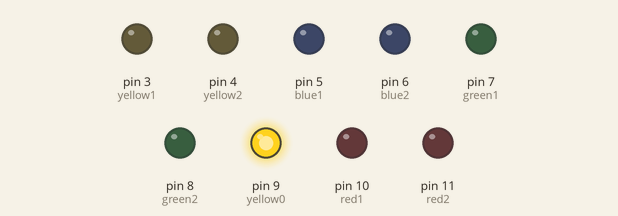
This sketch was run on a simulated Arduino Uno, built with avr-gcc and run on an emulated ATmega328P. Shown: output pins drawn as LEDs (lit = HIGH).

Above: at 0.1 s.
At 0.3 s:
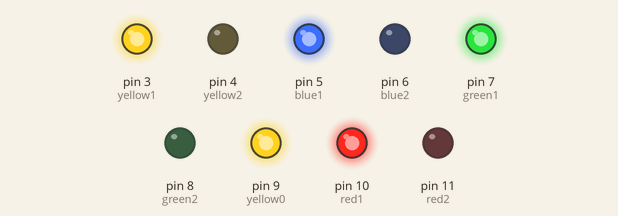
At 0.6 s:
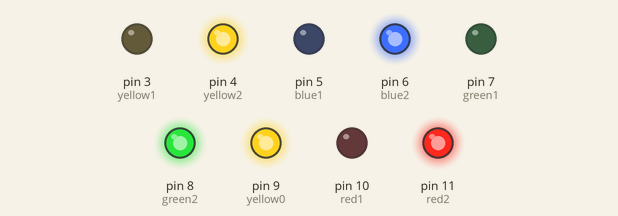
At 1.0 s:
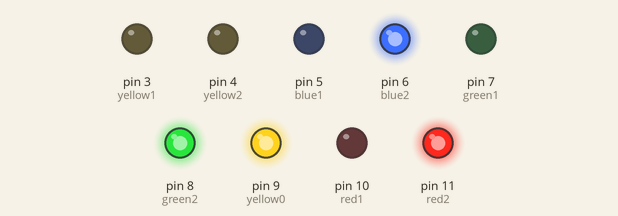
At 1.4 s:
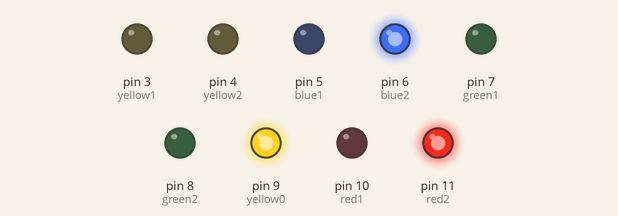
At 1.8 s:
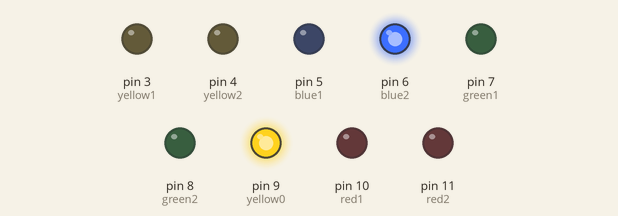
Timing chart, 0 to 3.0 s (numbered marks = the images above):
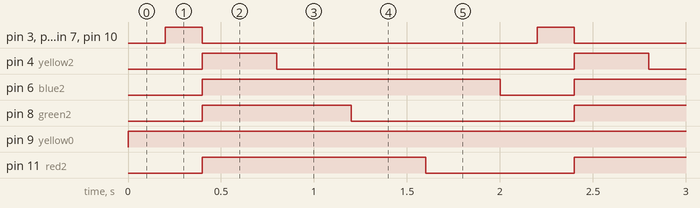

Measured:
- by itself, pin 3 (yellow1), pin 5 (blue1), pin 7 (green1), pin 10 (red1): alternates HIGH for 0.20 s and LOW for 1.8 s
- by itself, pin 4 (yellow2): alternates HIGH for 0.40 s and LOW for 1.6 s
- by itself, pin 6 (blue2): alternates HIGH for 1.6 s and LOW for 0.40 s
- by itself, pin 8 (green2): alternates HIGH for 0.80 s and LOW for 1.2 s
- by itself, pin 9 (yellow0): LOW → HIGH at 0.00 s
- by itself, pin 11 (red2): alternates HIGH for 1.2 s and LOW for 0.80 s

The sketch:

testCross.ino
```cpp
#define yellow1 3
#define yellow2 4
#define yellow0 9
#define blue1 5
#define blue2 6
#define red1 10
#define red2 11
#define green1 7
#define green2 8

void setup(){
  pinMode(yellow0, OUTPUT);
  pinMode(yellow1, OUTPUT);
  pinMode(yellow2, OUTPUT);
  pinMode(blue1, OUTPUT);
  pinMode(blue2, OUTPUT);
  pinMode(red1, OUTPUT);
  pinMode(red2, OUTPUT);
  pinMode(green1, OUTPUT);
  pinMode(green2, OUTPUT);
}

void loop(){
  digitalWrite(yellow0, HIGH);
  delay(200);

  digitalWrite(yellow1, HIGH);
  digitalWrite(green1, HIGH);
  digitalWrite(red1, HIGH);
  digitalWrite(blue1, HIGH);
  delay(200);

  digitalWrite(yellow1, LOW);
  digitalWrite(green1, LOW);
  digitalWrite(red1, LOW);
  digitalWrite(blue1, LOW);

  digitalWrite(yellow2, HIGH);
  digitalWrite(green2, HIGH);
  digitalWrite(red2, HIGH);
  digitalWrite(blue2, HIGH);
  delay(200);


  delay(200);
  digitalWrite(yellow2, LOW);

  delay(200);


  delay(200);
  digitalWrite(green2, LOW);

  delay(200);


  delay(200);
  digitalWrite(red2, LOW);

  delay(200);


  delay(200);
  digitalWrite(blue2, LOW);
}
```
